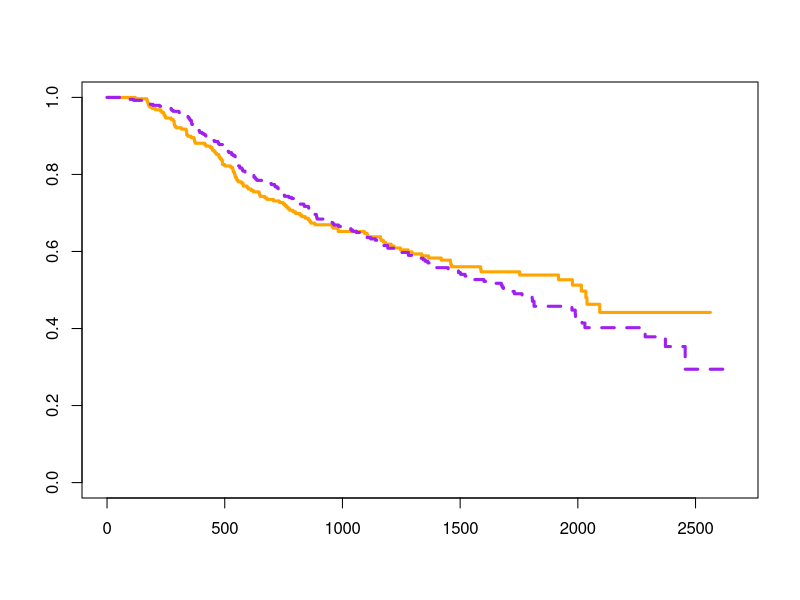
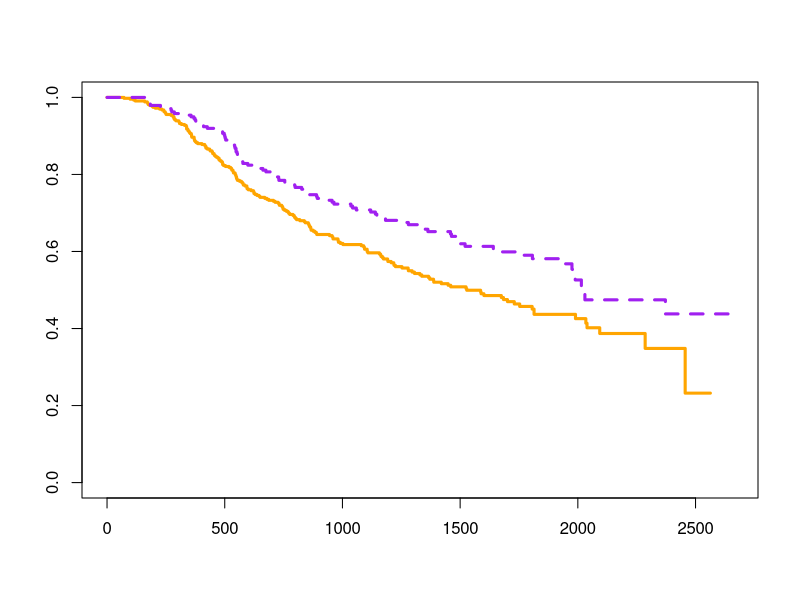
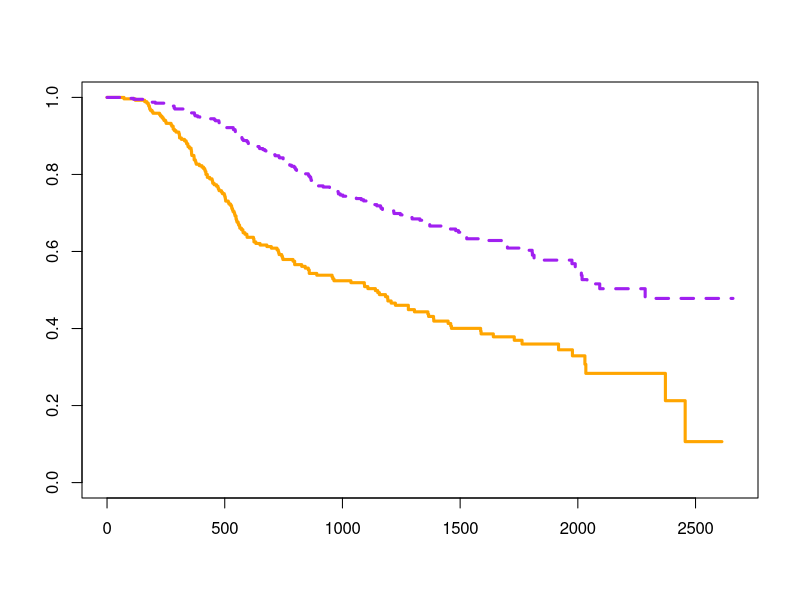
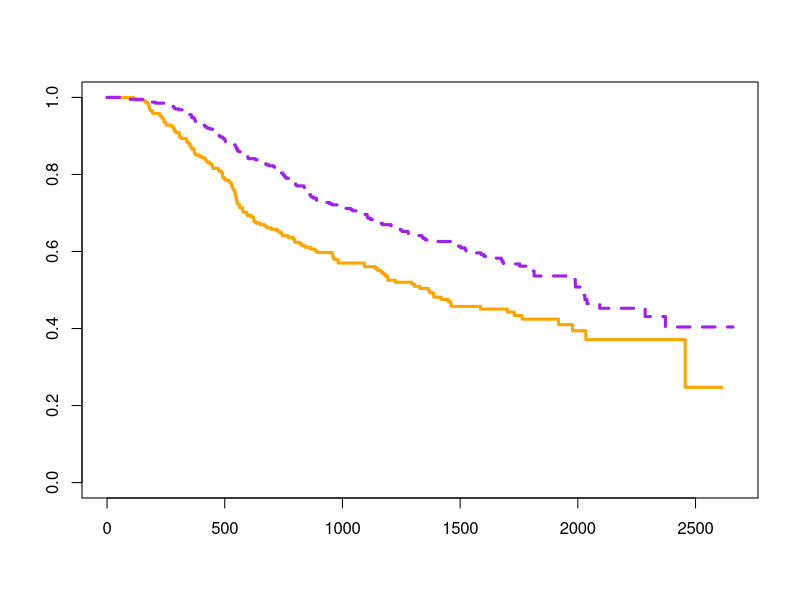
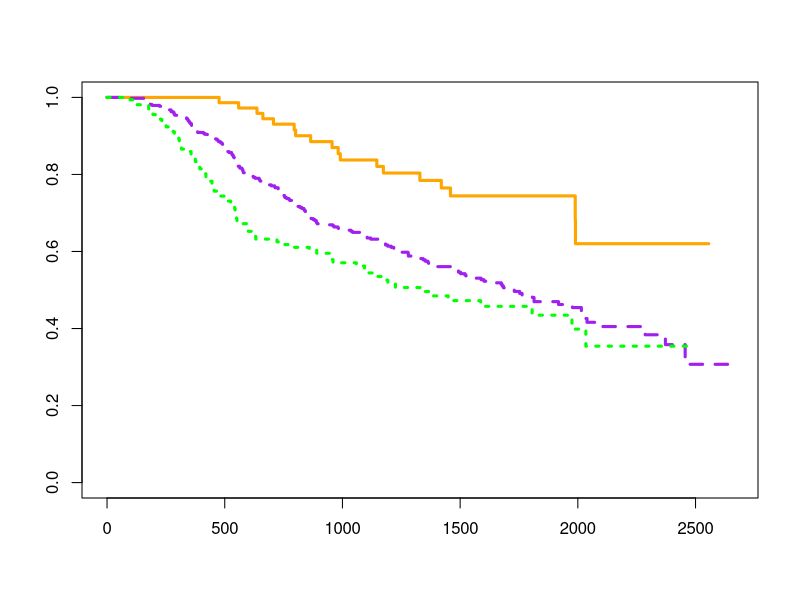
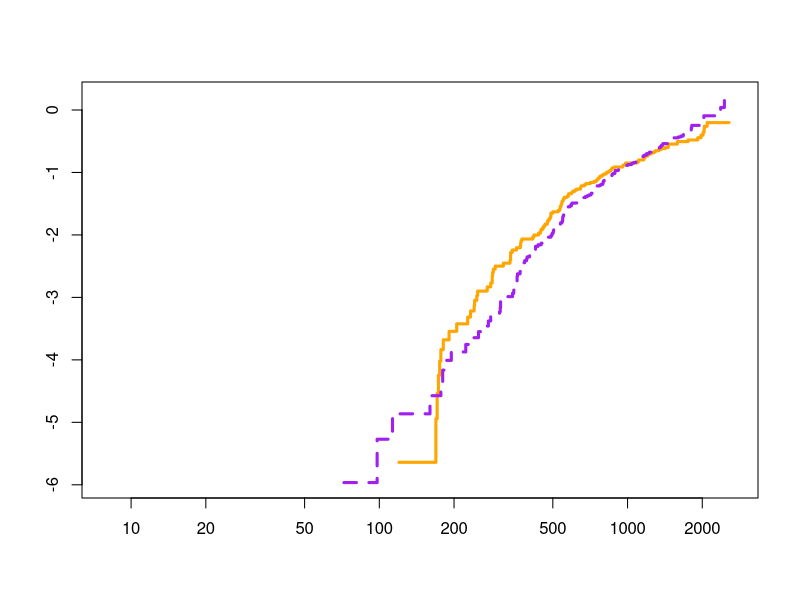
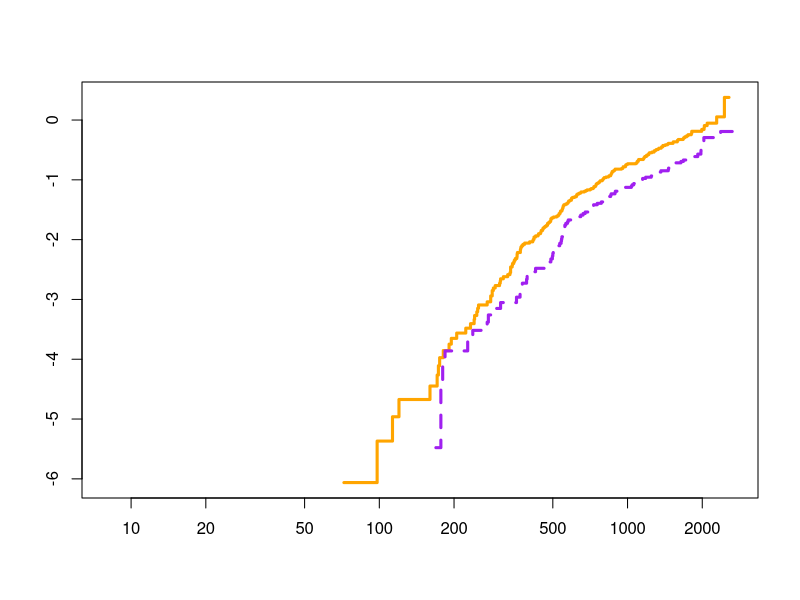
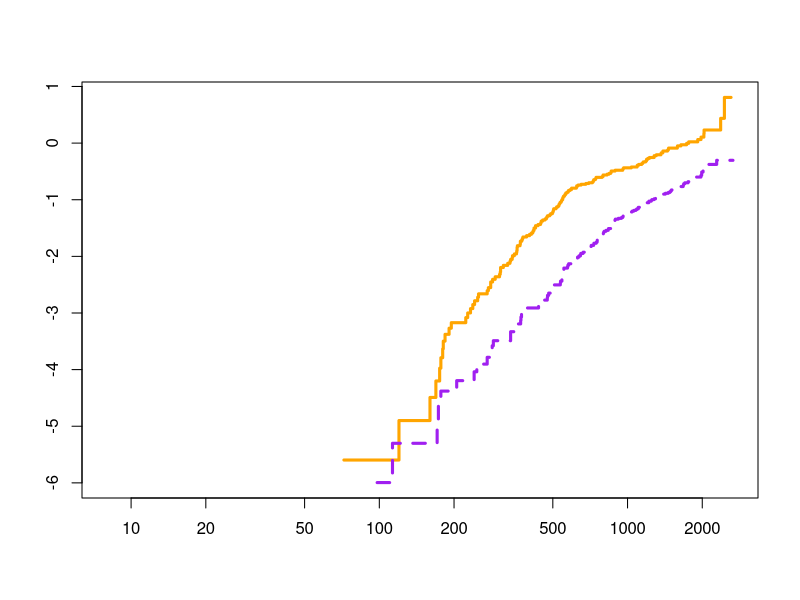

These figures' R source, in order:
## ---- chunk 1
library(knitr)
opts_chunk$set(comment="", message=FALSE,tidy.opts=list(keep.blank.line=TRUE, width.cutoff=120),options(width=120), cache=TRUE,fig.align='center',fig.height=6, fig.width=10,fig.path='figure/beamer-',fig.show='hold',size='footnotesize', cache=FALSE)
## ---- chunk 2
library(foreign)
dane <- read.dta("gbcs_short.dta")
library(survival)
## ---- chunk 3
pdf( file = "sc_meno.pdf", onefile=FALSE)
plot(survfit(Surv(rectime,censrec)~meno, data = dane), col=c("orange","purple"), lty=c(1:2), lwd=3) # model warstwowy
dev.off()

pdf( file = "sc_horm.pdf", onefile=FALSE)
plot(survfit(Surv(rectime,censrec)~horm, data = dane), col=c("orange","purple"), lty=c(1:2), lwd=3)
dev.off()

pdf( file = "sc_prog.pdf", onefile=FALSE)
plot(survfit(Surv(rectime,censrec)~prog, data = dane), col=c("orange","purple"), lty=c(1:2), lwd=3)
dev.off()

pdf( file = "sc_estr.pdf", onefile=FALSE)
plot(survfit(Surv(rectime,censrec)~estr, data = dane), col=c("orange","purple"), lty=c(1:2), lwd=3)
dev.off()

pdf( file = "sc_grade.pdf", onefile = FALSE)
plot(survfit(Surv(rectime,censrec)~grade, data = dane),
col=c("orange","purple", "green"), lty=c(1:3), lwd=3)          
dev.off()
## ---- chunk 4
pdf( file = "sc_meno_log.pdf", onefile=FALSE)
plot(survfit(Surv(rectime,censrec)~meno, data = dane), col=c("orange","purple"), lty=c(1:2), lwd=3, fun=function(x) log(-log(x)), log="x", firstx=1) 
dev.off()

pdf( file = "sc_horm_log.pdf", onefile=FALSE)
plot(survfit(Surv(rectime,censrec)~horm, data = dane), col=c("orange","purple"), lty=c(1:2), lwd=3, fun=function(x) log(-log(x)), log="x", firstx=1) 
dev.off()

pdf( file = "sc_prog_log.pdf", onefile=FALSE)
plot(survfit(Surv(rectime,censrec)~prog, data = dane), col=c("orange","purple"), lty=c(1:2), lwd=3, fun=function(x) log(-log(x)), log="x", firstx=1) 
dev.off()

pdf( file = "sc_estr_log.pdf", onefile=FALSE)
plot(survfit(Surv(rectime,censrec)~estr, data = dane), col=c("orange","purple"), lty=c(1:2), lwd=3, fun=function(x) log(-log(x)), log="x", firstx=1) 
dev.off()

pdf( file = "sc_grade_log.pdf", onefile=FALSE)
plot(survfit(Surv(rectime,censrec)~grade, data = dane), col=c("orange","purple", "green"), lty=c(1:3), lwd=3, fun=function(x) log(-log(x)), log="x", firstx=1) 
dev.off()


## ---- chunk 5
cat(c("\\ ", "$\\chi^2$", "St. swobody","p-wartość"), sep="&")
cat(c("\\\\", "\\toprule "))
cat(c("meno","0.3","1","0.597"), sep="&")
cat(c("\\\\ "))
cat(c("horm","8.6","1","0.003"), sep="&")
cat(c("\\\\ "))
cat(c("prog","49.3","1","0.000"), sep="&")
cat(c("\\\\ "))
cat(c("estr","14.3","1","0.000"), sep="&")
cat(c("\\\\ "))
cat(c("grade","","2",""), sep="&")
cat(c("\\\\ ","\\bottomrule"))
## ---- chunk 6
pdf( file = "log_size.pdf", onefile=FALSE)

plot(log(dane$size), resid(coxph(Surv(rectime,censrec)~1, data = dane)))
lines(lowess(log(dane$size), resid(coxph(Surv(rectime,censrec)~1, data = dane)), iter = 0, f = 0.6))
dev.off()

pdf( file = "log_nodes.pdf", onefile=FALSE)

plot(log(dane$nodes), resid(coxph(Surv(rectime,censrec)~1, data = dane)))
lines(lowess(log(dane$nodes), resid(coxph(Surv(rectime,censrec)~1, data = dane)), iter = 0, f = 0.6))
dev.off()
## ---- chunk 7
model <- coxph(Surv(rectime,censrec)~horm+prog+estr+as.factor(grade)+strata(meno)+log(size)+log(nodes), 
               data = dane) 
summary(model)
